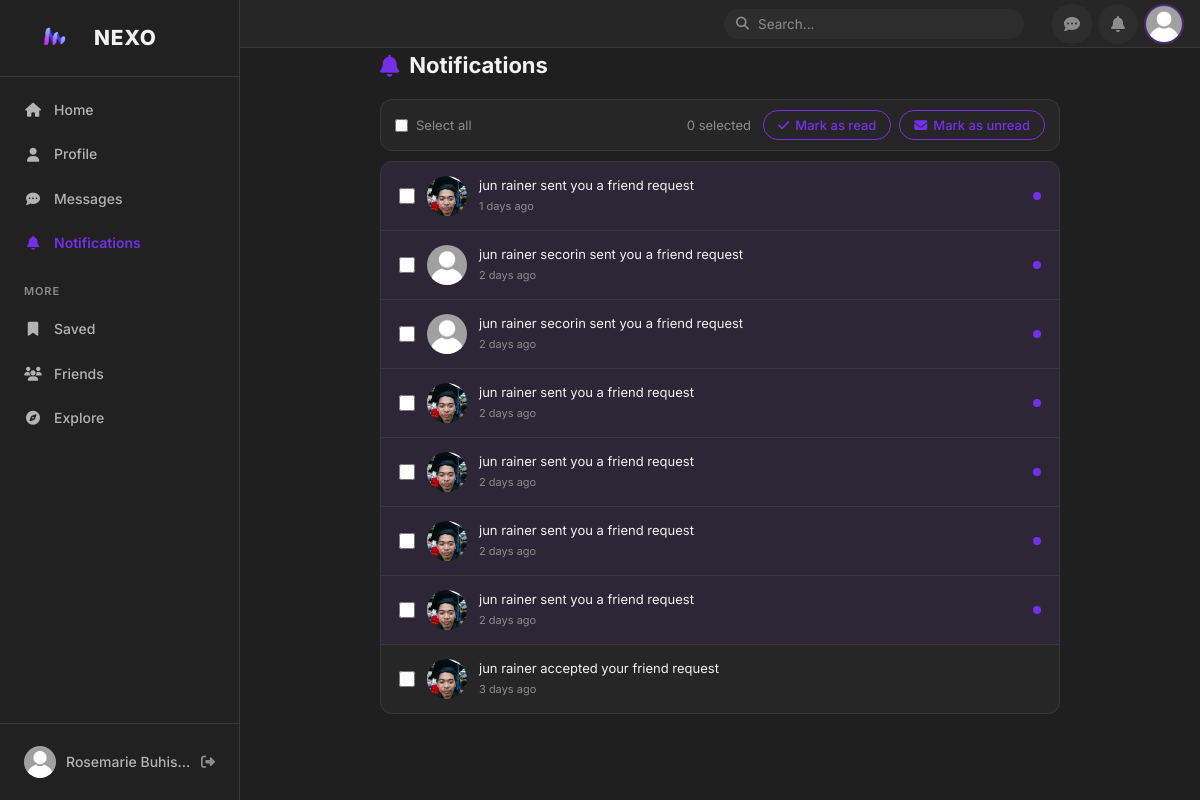
/public/index.php?url=notifications/all (signed in), run on the app's committed database.
### tables this page shows
CREATE TABLE `notifications` (
  `id` int(11) NOT NULL,
  `user_id` int(11) NOT NULL,
  `type` varchar(50) NOT NULL,
  `actor_id` int(11) NOT NULL,
  `related_id` int(11) DEFAULT NULL,
  `message` text NOT NULL,
  `is_read` tinyint(1) DEFAULT 0,
  `created_at` timestamp NOT NULL DEFAULT current_timestamp()
);

CREATE TABLE `users` (
  `id` int(10) UNSIGNED NOT NULL,
  `username` varchar(50) NOT NULL,
  `email` varchar(100) NOT NULL,
  `password` varchar(255) NOT NULL,
  `full_name` varchar(100) NOT NULL,
  `bio` text DEFAULT NULL,
  `profile_image` varchar(255) NOT NULL DEFAULT 'default.png',
  `cover_image` varchar(255) DEFAULT NULL,
  `mobile` varchar(20) DEFAULT NULL,
  `birthday` date DEFAULT NULL,
  `gender` varchar(20) DEFAULT NULL,
  `created_at` timestamp NOT NULL DEFAULT current_timestamp(),
  `last_active_at` timestamp NULL DEFAULT NULL
);

### app/controllers/NotificationController.php (called while the page is built, shortened)
<?php
class NotificationController {
    private $db;
    public function __construct() {
        $this->db = Database::getInstance()->getConnection();
    }
    public function getPage() {
        $userId = $_SESSION['user_id'];
        $notifications = [];
        try {
            $stmt = $this->db->prepare("
                SELECT n.*,
                       u.username as actor_username,
                       u.full_name as actor_name,
                       u.profile_image as actor_image
                FROM notifications n
                JOIN users u ON n.actor_id = u.id
                WHERE n.user_id = ?
                ORDER BY n.created_at DESC
            ");
            $stmt->execute([$userId]);
            $notifications = $stmt->fetchAll(PDO::FETCH_ASSOC);
        } catch (PDOException $e) {
        }
        require __DIR__ . '/../views/notifications/index.php';
    }
}

### config/database.php (called while the page is built, shortened)
<?php
class Database {
    private static $instance = null;
    private $pdo;
    private function __construct() {
        try {
            $this->pdo = new PDO(
                'mysql:host=' . DB_HOST . ';port=' . DB_PORT . ';dbname=' . DB_NAME . ';charset=utf8mb4',
                DB_USER,
                DB_PASS,
                [
                    PDO::ATTR_ERRMODE            => PDO::ERRMODE_EXCEPTION,
                    PDO::ATTR_DEFAULT_FETCH_MODE => PDO::FETCH_ASSOC,
                    PDO::ATTR_EMULATE_PREPARES   => false,
                ]
            );
$this->pdo->exec("SET time_zone = '+08:00'");
        } catch (PDOException $e) {
            die('Database connection failed. Check config/database.php');
        }
    }
    public static function getInstance(): Database {
        if (self::$instance === null) {
            self::$instance = new self();
        }
        return self::$instance;
    }
    public function getConnection(): PDO {
        return $this->pdo;
    }
}

### app/views/notifications/index.php (the view, shortened to what this page needs)
<?php
require __DIR__ . '/../partials/header.php';
function notifLink($n) {
    switch ($n['type']) {
        case 'friend_request':
            return 'index.php?url=friends';
        case 'friend_accept':
            return 'index.php?url=profile/' . rawurlencode($n['actor_username']);
    }
}
?>
<div class="notif-page">
    <div class="notif-page-header">
        <h1><i class="fa fa-bell"></i> Notifications</h1>
    </div>
    <?php if (empty($notifications)): ?>
        <div class="notif-page-empty">
            <i class="fa fa-bell-slash"></i>
            <p>You have no notifications yet.</p>
        </div>
    <?php else: ?>
        <form id="notif-bulk-form" method="POST" action="index.php?url=notifications/bulk">
            <div class="notif-selected-bar">
                <label class="notif-select-all-wrap">
                    <input type="checkbox" id="notif-select-all">
                    <span>Select all</span>
                </label>
                <div class="notif-selected-actions">
                    <span id="notif-selected-count">0 selected</span>
                    <button type="submit" class="btn-mark-all" name="bulk_action" value="mark_read">
                        <i class="fa fa-check"></i> Mark as read
                    </button>
                    <button type="submit" class="btn-mark-all" name="bulk_action" value="mark_unread">
                        <i class="fa fa-envelope"></i> Mark as unread
                    </button>
                </div>
            </div>
            <div class="notif-page-list">
                <?php foreach ($notifications as $n): ?>
                    <div class="notif-page-item <?= $n['is_read'] ? '' : 'unread' ?>">
                        <label class="notif-item-check-wrap">
                            <input
                                type="checkbox"
                                class="notif-select-item"
                                name="selected_notifications[]"
                                value="<?= (int)$n['id'] ?>"
                                data-is-read="<?= $n['is_read'] ? '1' : '0' ?>"
                            >
                        </label>
                        <a href="<?= htmlspecialchars(notifLink($n)) ?>"
                           class="notif-page-link js-notif-page-link"
                           data-notif-id="<?= (int)$n['id'] ?>">
                            <img src="<?= ($n['actor_image'] ?? 'default.png') !== 'default.png' ? 'assets/uploads/' . htmlspecialchars($n['actor_image']) : 'assets/images/default-profile.webp' ?>"
                                 alt="avatar"
                                 class="notif-avatar"
                                 onerror="this.onerror=null; this.src='assets/images/default-profile.webp'">
                            <div class="notif-content">
                                <p><?= htmlspecialchars($n['message']) ?></p>
                                <span class="notif-time"><time class="live-time" data-time="<?= htmlspecialchars(time_iso($n['created_at'])) ?>"><?= time_ago($n['created_at']) ?></time></span>
                            </div>
                            <?php if (!$n['is_read']): ?>
                                <span class="notif-dot"></span>
                            <?php endif; ?>
                        </a>
                    </div>
                <?php endforeach; ?>
            </div>
        </form>
    <?php endif; ?>
</div>
<?php require __DIR__ . '/../partials/footer.php'; ?>

### data on the page
notifications: users.profile_image (picture), message "jun rainer sent you a friend request"
notifications: message "jun rainer secorin sent you a friend request"
notifications: message "jun rainer secorin sent you a friend request"
notifications: users.profile_image (picture), message "jun rainer sent you a friend request"
notifications: users.profile_image (picture), message "jun rainer sent you a friend request"
notifications: users.profile_image (picture), message "jun rainer sent you a friend request"
notifications: users.profile_image (picture), message "jun rainer sent you a friend request"
notifications: users.profile_image (picture), message "jun rainer accepted your friend request"

### other printed values
$_SESSION['full_name'] "Rosemarie Buhis…"
